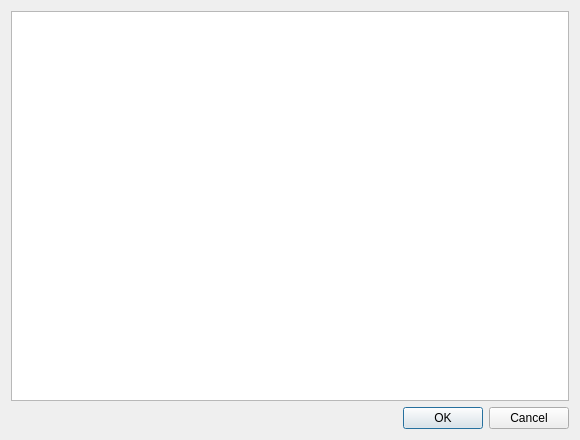
<?xml version="1.0" encoding="UTF-8"?>
<ui version="4.0">
 <class>ListDialog</class>
 <widget class="QDialog" name="ListDialog">
  <property name="geometry">
   <rect>
    <x>0</x>
    <y>0</y>
    <width>580</width>
    <height>440</height>
   </rect>
  </property>
  <property name="windowTitle">
   <string>Choose a song</string>
  </property>
  <layout class="QVBoxLayout" name="verticalLayout">
   <item>
    <widget class="QListWidget" name="songs_list"/>
   </item>
   <item>
    <widget class="QDialogButtonBox" name="button_box">
     <property name="standardButtons">
      <set>QDialogButtonBox::StandardButton::Cancel|QDialogButtonBox::StandardButton::Ok</set>
     </property>
    </widget>
   </item>
  </layout>
 </widget>
 <resources/>
 <connections/>
</ui>
